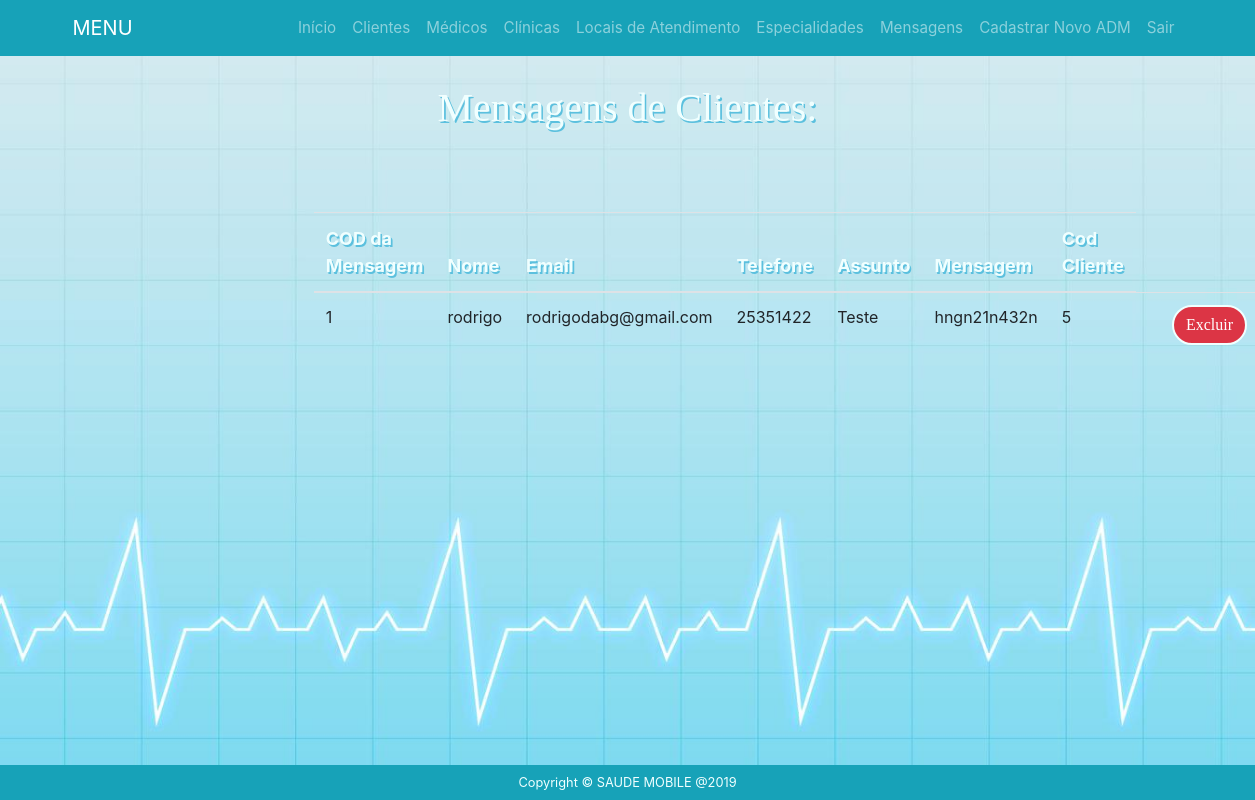
The page /adm/lista-mensagem.php on the database its author committed.
### tables this page shows
CREATE TABLE `contato` (
  `codcontato` int(11) NOT NULL,
  `nome` varchar(40) NOT NULL,
  `email` varchar(50) NOT NULL,
  `telefone` varchar(14) NOT NULL,
  `assunto` varchar(20) NOT NULL,
  `mensagem` varchar(400) NOT NULL,
  `codcliente` int(8) NOT NULL
);

### adm/Mensagem.class.php (called while the page is built, shortened)
<?php
class mensagem{
     public function lista(){
        $pdo = Conexao::conexao();
        $sql  = "SELECT * FROM contato;";
        $consulta = $pdo->query($sql);
        $dados = null;
        while ($linha = $consulta->fetch(PDO::FETCH_ASSOC)){
            $dados[] = array(
            "codcontato" => $linha['codcontato'],
            "nome" => $linha['nome'],
            "email" => $linha['email'],
            "telefone" => $linha['telefone'],
            "assunto" => $linha['assunto'],
            "mensagem" => $linha['mensagem'],
            "codcliente" => $linha['codcliente']
            );
        }
        return $dados;
    }
}

### adm/lista-mensagem.php (the view, shortened to what this page needs)
<?php
    require "Mensagem.class.php";
    $mensagem = new mensagem();
    $dados = $mensagem->lista();
?>
<?php include "header.php" ?>
<body>
	<div class="container-fluid listarmedico">
		<div class="row">
			<div class="col-sm-3"></div>
			<div class="col-sm-6">
				<div class="content-box-large">
		  			<div class="panel-heading">
						<div class="panel-title">
				  			<h3>Mensagens de Clientes:</h3><br><br>
						</div>
					</div>
		  			<div class="panel-body">
     					<?php if($dados==null){ ?>
            			<p>Nenhuma Cadastrada</p>
        				<?php } else{ ?>
		  								<div class="row">
		  									<div class="table-responsive-sm">
		  										<table class="table table-hover">
				              						<thead>
				                						<tr>
								  							<th>COD da Mensagem</th>
				                  							<th>Nome</th>
				                  							<th>Email</th>
				                  							<th>Telefone</th>
								  							<th>Assunto</th>
								  							<th>Mensagem</th>
                                  							<th>Cod Cliente</th>
				                						</tr>
				              						</thead>
													<?php
								 						foreach($dados as $dado => $coluna){
															echo "<tr>";
															echo "<td>".$coluna['codcontato']."</td>";
															echo "<td>".$coluna['nome']."</td>";
															echo "<td>".$coluna['email']."</td>";
															echo "<td>".$coluna['telefone']."</td>";
															echo "<td>".$coluna['assunto']."</td>";
                                                			echo "<td>".$coluna['mensagem']."</td>";
                                                			echo "<td>".$coluna['codcliente']."</td>";
															echo '<td>  <a href="editar-mensagem.php?codcontato='.$coluna['codcontato'].  "&nome=" . $coluna['nome'] . "&email=" . $coluna['email'] . "&telefone=" . $coluna['telefone'].'"></td><td>
                                                				  <a href="excluir-mensagem.php?codcontato='.$coluna['codcontato'].'"> <input type="submit" class="btn btn-danger"  value="Excluir"/></a></td></td>';
														}
													?>
													<?php } ?>
				            					</table>
		  									</div>
  										</div>
					</div>
		  		</div>
			</div>
			<div class="col-sm-3"></div>
		</div>
	</div>
</body>
<?php include "../footer.php" ?>

### css/index.css (style rules this page uses)
.col-sm-8, .col-sm-6, .col-sm-3, .col-sm-2 { padding-top: 1.5vh; align-items: center; }
.container-fluid { padding-top: 12vh; width: 100vw; height: 100vh; background-image: url("../img/fundo.jpg"); background-size: 100% 100%; }
.container-fluid.listarmedico { padding-top: 1vh; width: 100vw; height: 100vh; background-image: url("../img/fundo.jpg"); background-size: 100% 100%; }
.container-fluid h3 { padding-top: 8vh; padding-bottom: 3vh; text-align: center; font-size: 5vh; color: azure; text-shadow: 0.2vh 0.2vh #5bc0de; font-family: 'Crete Round', serif !important; }
.btn.btn-danger { display: block; margin-left: auto; margin-right: auto; width: 100%; height: 90%; border: 0.3vh solid azure; border-radius: 5vh; font-size: 2.0vh; font-family: 'Crete Round', serif !important; }
a { font-size: 95%; }
th { color: azure; font-size: 2.25vh; text-shadow: 0.2vh 0.2vh #5bc0de; }

### rows shown on the page
contato: codcontato "1", nome "rodrigo", email "rodrigodabg@gmail.com", telefone "25351422", assunto "Teste", mensagem "hngn21n432n", codcliente "5"
